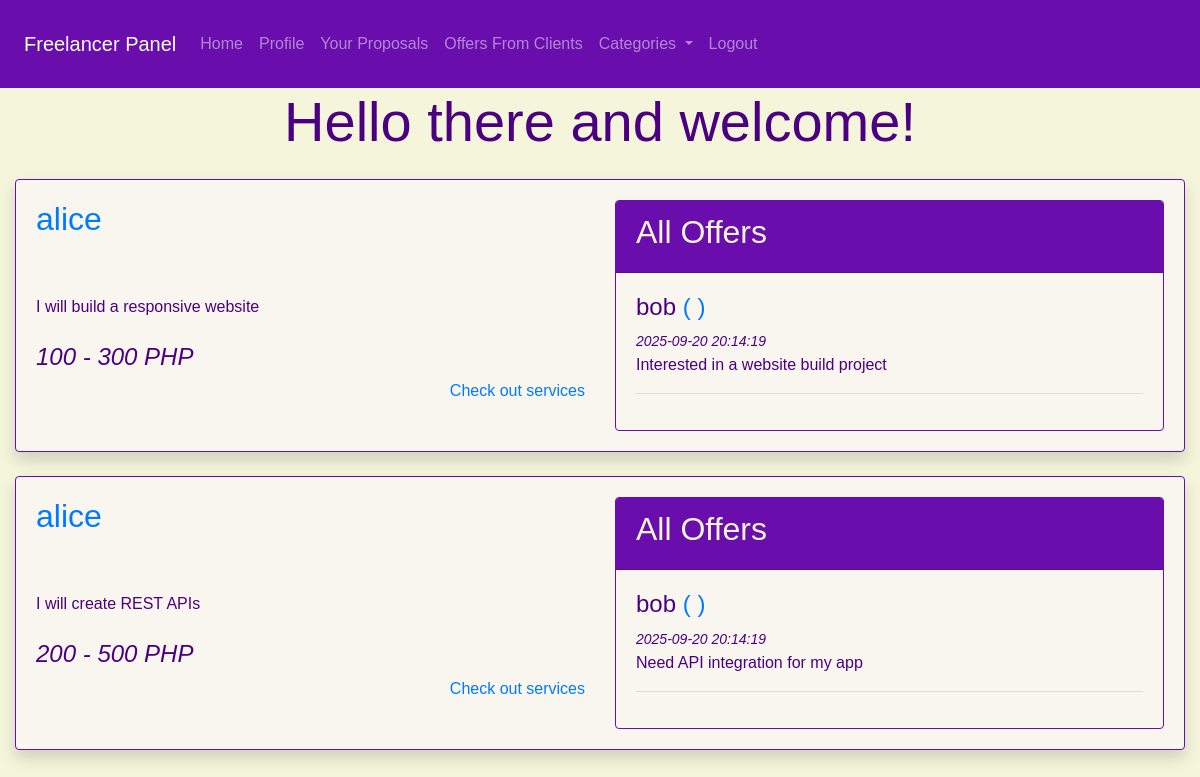
The page /freelancer/offers_from_clients.php (signed in) on the database its author committed.
### tables this page shows
CREATE TABLE proposals (
  proposal_id INT AUTO_INCREMENT PRIMARY KEY,
  user_id INT,
  description TEXT,
  image TEXT,
  min_price INT,
  max_price INT,
  view_count INT DEFAULT 0,
  date_added TIMESTAMP DEFAULT CURRENT_TIMESTAMP,
  category_id INT,
  subcategory_id INT,
  FOREIGN KEY (user_id) REFERENCES fiverr_clone_users(user_id),
  FOREIGN KEY (category_id) REFERENCES categories(category_id),
  FOREIGN KEY (subcategory_id) REFERENCES subcategories(subcategory_id)
);

CREATE TABLE fiverr_clone_users (
  user_id INT AUTO_INCREMENT PRIMARY KEY,
  username VARCHAR(255),
  email VARCHAR(255) UNIQUE NOT NULL,
  password TEXT,
  is_client TINYINT(1),
  bio_description TEXT,
  display_picture TEXT,
  contact_number VARCHAR(255),
  date_added TIMESTAMP DEFAULT CURRENT_TIMESTAMP,
  role ENUM('administrator','client','freelancer') DEFAULT 'client'
);

CREATE TABLE offers (
  offer_id INT AUTO_INCREMENT PRIMARY KEY,
  user_id INT,
  description TEXT,
  proposal_id INT,
  date_added TIMESTAMP DEFAULT CURRENT_TIMESTAMP,
  UNIQUE KEY unique_offer_per_client (user_id, proposal_id),
  FOREIGN KEY (user_id) REFERENCES fiverr_clone_users(user_id),
  FOREIGN KEY (proposal_id) REFERENCES proposals(proposal_id)
);

### freelancer/classes/Database.php (called while the page is built, shortened)
<?php
class Database
{
    protected $pdo;
    private $host = 'localhost';
    private $db = 'fiverr_clone';
    private $user = 'root';
    private $pass = '';
    private $charset = 'utf8mb4';
    public function __construct()
    {
        $dsn = "mysql:host=$this->host;dbname=$this->db;charset=$this->charset";
        $options = [
            PDO::ATTR_ERRMODE => PDO::ERRMODE_EXCEPTION,
            PDO::ATTR_DEFAULT_FETCH_MODE => PDO::FETCH_ASSOC,
            PDO::ATTR_EMULATE_PREPARES => false
        ];
        try {
            $this->pdo = new PDO($dsn, $this->user, $this->pass, $options);
            $this->pdo->exec("SET time_zone = '+08:00';");
        } catch (\PDOException $e) {
            throw new \PDOException($e->getMessage(), (int) $e->getCode());
        }
    }
    protected function executeQuery($sql, $params = [])
    {
        $stmt = $this->pdo->prepare($sql);
        $stmt->execute($params);
        return $stmt->fetchAll();
    }
}
?>

### freelancer/classloader.php (called while the page is built, shortened)
<?php
require_once 'classes/Database.php';
require_once 'classes/Offer.php';
require_once 'classes/Proposal.php';
$offerObj = new Offer();
$proposalObj = new Proposal();

### freelancer/classes/Proposal.php (called while the page is built, shortened)
<?php
class Proposal extends Database
{
    public function getProposalsByUserID($user_id)
    {
        $sql = "SELECT
                    Proposals.*,
                    fiverr_clone_users.*,
                    Proposals.date_added AS proposals_date_added,
                    categories.category_name,
                    subcategories.subcategory_name
                FROM Proposals
                JOIN fiverr_clone_users
                ON Proposals.user_id = fiverr_clone_users.user_id
                LEFT JOIN categories
                ON Proposals.category_id = categories.category_id
                LEFT JOIN subcategories
                ON Proposals.subcategory_id = subcategories.subcategory_id
                WHERE Proposals.user_id = ?
                ORDER BY Proposals.date_added DESC";
        return $this->executeQuery($sql, [$user_id]);
    }
}
?>

### freelancer/classes/Offer.php (called while the page is built, shortened)
<?php
class Offer extends Database
{
    public function getOffersByProposalID($proposal_id)
    {
        $sql = "SELECT
                    offers.*, fiverr_clone_users.*,
                    offers.date_added AS offer_date_added
                FROM Offers
                JOIN fiverr_clone_users ON
                    offers.user_id = fiverr_clone_users.user_id
                WHERE proposal_id = ?
                ORDER BY Offers.date_added DESC";
        return $this->executeQuery($sql, [$proposal_id]);
    }
}
?>

### freelancer/offers_from_clients.php (the view, shortened to what this page needs)
<?php require_once 'classloader.php';
?>
<!DOCTYPE html>
<html lang="en">
<head>
  <link href="https://cdn.jsdelivr.net/npm/bootstrap@4.6.2/dist/css/bootstrap.min.css"
 rel="stylesheet" />
</head>
<body>
  <?php include 'includes/navbar.php'; ?>
  <div class="container-fluid">
    <div class="display-4 text-center">Hello there and welcome! </div>
    <div class="row justify-content-center">
      <div class="col-md-12">
        <?php $getProposalsByUserID = $proposalObj->getProposalsByUserID($_SESSION['user_id']); ?>
        <?php foreach ($getProposalsByUserID as $proposal) { ?>
          <div class="card shadow mt-4 mb-4">
            <div class="card-body">
              <div class="row">
                <div class="col-md-6">
                  <h2><a href="#"><?php echo $proposal['username']; ?></a></h2>
                  <p class="mt-4 mb-4"><?php echo $proposal['description']; ?></p>
                  <h4><i><?php echo number_format($proposal['min_price']) . " - " . number_format($proposal['max_price']); ?>
                      PHP</i></h4>
                  <div class="float-right">
                    <a href="#">Check out services</a>
                  </div>
                </div>
                <div class="col-md-6">
                  <div class="card">
                    <div class="card-header">
                      <h2>All Offers</h2>
                    </div>
                    <div class="card-body overflow-auto">
                      <?php $getOffersByProposalID = $offerObj->getOffersByProposalID($proposal['proposal_id']); ?>
                      <?php foreach ($getOffersByProposalID as $offer) { ?>
                        <div class="offer">
                          <h4><?php echo $offer['username']; ?> <span class="text-primary">(
                              <?php echo $offer['contact_number']; ?> )</span></h4>
                          <small><i><?php echo $offer['offer_date_added']; ?></i></small>
                          <p><?php echo $offer['description']; ?></p>
                          <hr />
                        </div>
                      <?php } ?>
                    </div>
                  </div>
                </div>
              </div>
            </div>
          </div>
        <?php } ?>
      </div>
    </div>
  </div>
</body>
</html>

### freelancer/offers_from_clients.php (style rules this page uses)
body { font-family: "Arial"; }
body { background-color: beige; color: #4B0082; font-family: "Arial", sans-serif; }
.navbar, .card-header { background-color: #6A0DAD !important; color: beige !important; }
.card { background-color: #f9f6ef; border: 1px solid #6A0DAD; }

### rows shown on the page
proposals: user.username "alice", description "I will build a responsive website", min_price "100", max_price "300"
offers: user.username "bob", date_added "2025-09-20 20:14:19", description "Interested in a website build project"
proposals: user.username "alice", description "I will create REST APIs", min_price "200", max_price "500"
offers: user.username "bob", date_added "2025-09-20 20:14:19", description "Need API integration for my app"
